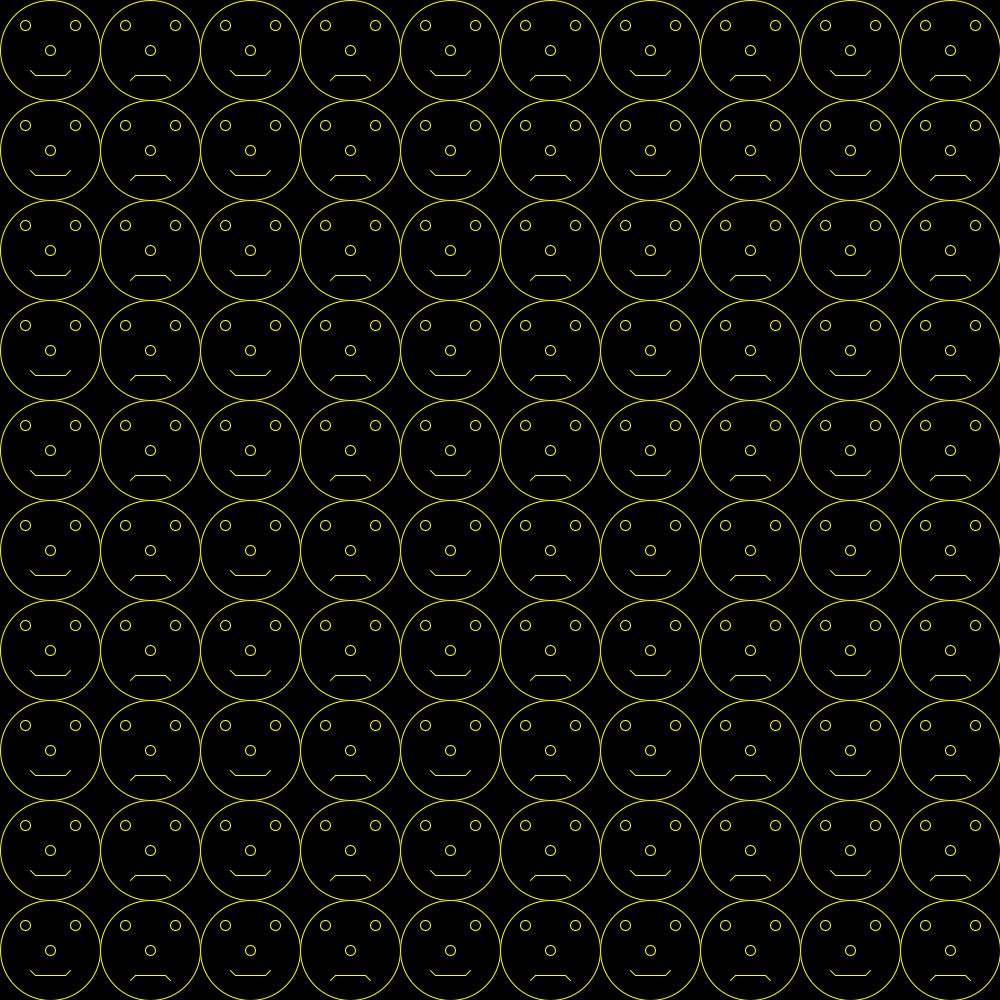
Frame 1 (no input)
Frame 60 (the mouse pressed at the canvas centre just before this capture): identical to frame 1, image omitted
Frame 120 (the mouse held since frame 60 and released just before this capture): identical to frame 1, image omitted

The Processing sketch that drew this single still picture (run headless with seeded random() and noise(); from frame 60 on, the mouse is pressed at the canvas centre):

// Processing sketch: SmileyFaceSadFace
// ── SmileyFaceSadFace.pde
void setup()
{
 size(1000, 1000); 
 
}//end setup() method

void draw()
{
  //Declare/initialise variables
  int faceX;
  int faceY = 50;
  
  int eyeLX;
  int eyeLY = 25;
  
  int eyeRX;
  int eyeRY = 25;
  
  int noseX;
  int noseY = 50;
  
  int mouthX;
  int mouthY = 70;
  
  //Set backgraounfnd/fill/stroke
  background(0); //black
  fill(0);  //black
  stroke(255, 255, 0);  //yellow
  
  //outer loop controls each line of faces
  for(int i = 0; i < 10; i++)
  {
    //at start of each outer loop the x coordinates are reset to the left margin
    faceX = 50;
    eyeLX = 25;
    eyeRX = 75;
    noseX = 50;
    mouthX = 30;
    
    //inner loop controls each row of faces
    for(int j = 0; j < 10; j++)
    {
      //draw the face outline
      ellipse(faceX, faceY, 100, 100);
      
      //draw the left eye
      ellipse(eyeLX, eyeLY, 10, 10);
      
      //draw the right eye
      ellipse(eyeRX, eyeRY, 10, 10);
      
      //draw the node
      ellipse(noseX, noseY, 10, 10);
      
      //draw the mouth
      //if j is even smile
      if(j % 2 == 0)
      {
        //three separate lines
        line(mouthX, mouthY, mouthX + 5, mouthY + 5);
        line(mouthX + 5, mouthY + 5, mouthX + 35, mouthY + 5);
        line(mouthX + 35, mouthY + 5, mouthX + 40, mouthY);
      }
      //else be sad
      else
      {
        line(mouthX, mouthY + 10, mouthX + 5, mouthY + 5);
        line(mouthX + 5, mouthY + 5, mouthX + 35, mouthY + 5);
        line(mouthX + 35, mouthY + 5, mouthX + 40, mouthY + 10);
      }
      
      //move the x coordinates one whole face width (100) to the right
      faceX += 100;
      eyeLX += 100;
      eyeRX += 100;
      noseX += 100;
      mouthX += 100;
    }//end inner for
    
    //move the y coordinates one whole face height (100) below
    faceY += 100;
    eyeLY += 100;
    eyeRY += 100;
    noseY += 100;
    mouthY += 100;
  }//end outer for
  
}//end draw() method
